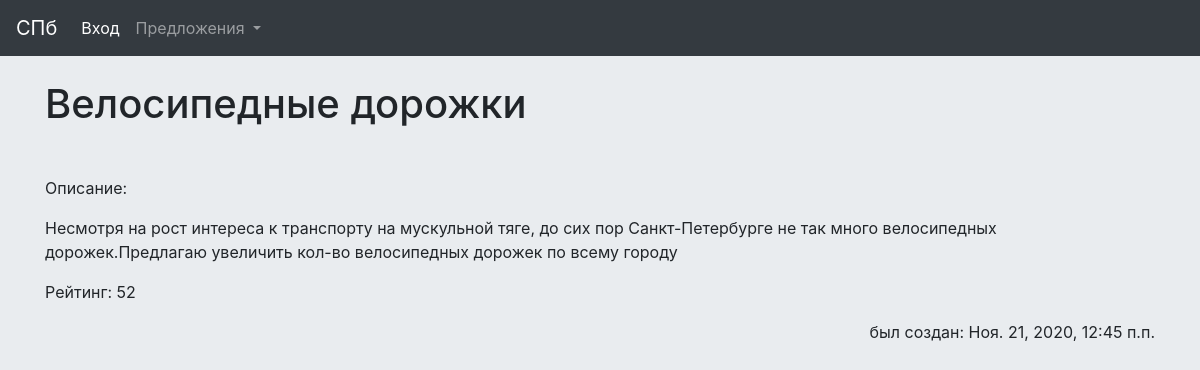
Screenshot of /offer/велосипедные-дорожки-1605962752/ with the database file from the repository.
### offer/models.py (models this page shows, shortened)
class Offer(models.Model):
    title = models.CharField(max_length=150, db_index=True)
    slug = models.TextField(max_length=150, unique=True, blank=True)
    body = models.TextField(blank=True, db_index=True)
    date_pub = models.DateTimeField(auto_now_add=True)
    img = models.CharField(max_length=150, default="https://i.imgur.com/8gzzetz.jpg")
    rating = models.IntegerField(default=0)
    ACTIVE = "ac"
    INPROC = "ip"
    ARCHIVE = "ar"
    OFTYPE =[
    (ACTIVE, "active"),
    (INPROC, "in_the_process"),
    (ARCHIVE, "archive")
    ]
    oftype = models.CharField(
        max_length=2,
        choices=OFTYPE,
        default=ACTIVE,
    )
    users_rated = models.ManyToManyField(UsersRatedRecord, blank=True)
    def has_user_rated(self, user):
        record = self.users_rated.filter(user_pk=user.pk)
        if record.count() == 0:
            return None
        return record[0].rating
    class Meta:
        ordering = ['-rating']

### offer/views.py (the view)
# urls.py: path('offer/<str:slug>/', OfferDetail.as_view(), name='offer_detail_url'),
class OfferDetail(View):
    model = Offer
    template = 'offer/offer_detail.html'
    def get(self, request, slug):
        obj = get_object_or_404(self.model, slug__exact=slug)
        rating = obj.has_user_rated(request.user)
        ratedpos = rating != None and rating > 0
        return render(request, self.template, {self.model.__name__.lower(): obj,
                                               'admin_object': obj,
                                               'detail': True,
                                               'hasrated': rating != None,
                                               'ratedpos': ratedpos,
                                               })

### offer/templates/offer/offer_detail.html (shortened to what this page needs)
{% extends 'offer/offer_base.html' %}
{% block content %}
    <h1 class="mt-4">
        {{ offer.title }}
    </h1>
    <p>
    </p>
    <p>
        Описание:
    </p>
    <p>
        {{ offer.body }}
    </p>
    <a  class="card-text" >Рейтинг: </a>
    <a class="card-text" id="rating" >{{ offer.rating }}</a>
    <div class="text-right">
    <div class="text-right">
        <p>
            был создан: {{ offer.date_pub }}
        </p>
    </div>
{% endblock %}

### templates/base.html (style rules this page uses)
body { background: #E9ECEF }

### rows the page displays
Offer: title "Велосипедные дорожки", body "Несмотря на рост интереса к транспорту на мускульной тяге, до сих пор Санкт-Петербурге не так много велосипедных дорожек.Предлагаю увеличить кол-во велосипедных дорожек по всему городу", rating "52", date_pub "Ноя. 21, 2020, 12:45 п.п."
